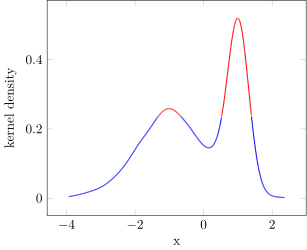

Here is the Julia script that generated this plot:
# call line below once to install
# using Pkg; pkg"add PGFPlotsX"; pkg"add KernelDensity"; pkg"add Distributions"

using PGFPlotsX, KernelDensity, HighestDensityRegions, Distributions

d = MixtureModel([Normal(-1, 1), Normal(1, 0.2)], [0.6, 0.4])
x = rand(d, 2000)
k = kde(x)
xgrid = range(minimum(x); stop = maximum(x), length = 1000)
ygrid = pdf.(Ref(k), xgrid)
threshold = first(hdr_thresholds([0.5], ygrid))

p = @pgf Axis({ xlabel = "x", ylabel = "kernel density" },
              Plot({ thick, mesh, point_meta = "explicit" , shader = "interp"},
                   Coordinates(xgrid, ygrid; meta = Int.(threshold .< ygrid))))
pgfsave("1d-density.svg", p)
